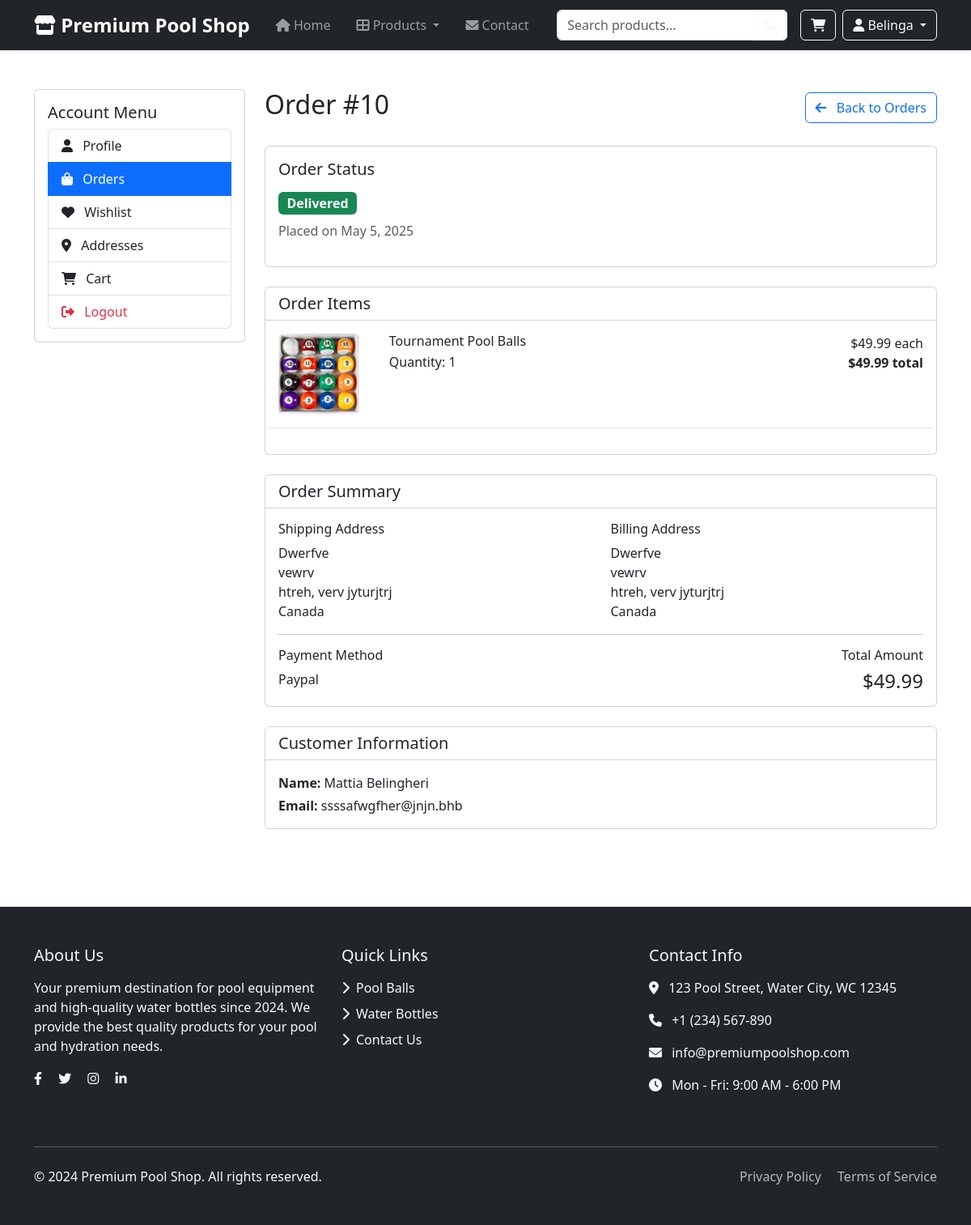
The app's page /orders/order_details.php?id=10 (signed in) with its own data.
### tables this page shows
CREATE TABLE `orders` (
  `id` int(11) NOT NULL,
  `user_id` int(11) NOT NULL,
  `total_amount` decimal(10,2) NOT NULL,
  `status` enum('pending','processing','shipped','delivered','cancelled') DEFAULT 'pending',
  `shipping_address` text NOT NULL,
  `billing_address` text NOT NULL,
  `payment_method` varchar(50) NOT NULL,
  `notes` text DEFAULT NULL,
  `created_at` timestamp NOT NULL DEFAULT current_timestamp(),
  `updated_at` timestamp NOT NULL DEFAULT current_timestamp() ON UPDATE current_timestamp()
);

CREATE TABLE `order_items` (
  `id` int(11) NOT NULL,
  `order_id` int(11) NOT NULL,
  `product_id` int(11) NOT NULL,
  `quantity` int(11) NOT NULL,
  `price` decimal(10,2) NOT NULL
);

CREATE TABLE `products` (
  `id` int(11) NOT NULL,
  `name` varchar(100) NOT NULL,
  `description` text DEFAULT NULL,
  `size` varchar(50) DEFAULT NULL,
  `weight` decimal(10,2) DEFAULT NULL,
  `price` decimal(10,2) NOT NULL,
  `stock_quantity` int(11) NOT NULL DEFAULT 0,
  `category_id` int(11) DEFAULT NULL
);

CREATE TABLE `users` (
  `id` int(11) NOT NULL,
  `username` varchar(50) NOT NULL,
  `email` varchar(100) NOT NULL,
  `password` varchar(255) NOT NULL,
  `first_name` varchar(50) NOT NULL,
  `last_name` varchar(50) NOT NULL,
  `address` text DEFAULT NULL,
  `city` varchar(100) DEFAULT NULL,
  `state` varchar(50) DEFAULT NULL,
  `country` varchar(50) DEFAULT NULL,
  `phone` varchar(20) DEFAULT NULL
);

### orders/order_details.php (the view, shortened to what this page needs)
<?php
require_once __DIR__ . "/../includes/config/functions.php";
$order_id = (int)$_GET['id'];
$order_sql = "SELECT o.*,
              u.first_name, u.last_name, u.email
              FROM orders o
              JOIN users u ON o.user_id = u.id
              WHERE o.id = ? AND o.user_id = ?";
$stmt = mysqli_prepare($conn, $order_sql);
mysqli_stmt_bind_param($stmt, "ii", $order_id, $_SESSION['user_id']);
mysqli_stmt_execute($stmt);
$order_result = mysqli_stmt_get_result($stmt);
$order = mysqli_fetch_assoc($order_result);
$items_sql = "SELECT oi.*, p.name,
              (SELECT image_url FROM product_images WHERE product_id = p.id AND image_order = 1 LIMIT 1) as product_image
              FROM order_items oi
              JOIN products p ON oi.product_id = p.id
              WHERE oi.order_id = ?";
$stmt = mysqli_prepare($conn, $items_sql);
mysqli_stmt_bind_param($stmt, "i", $order_id);
mysqli_stmt_execute($stmt);
$items_result = mysqli_stmt_get_result($stmt);
include __DIR__ . '/../includes/components/header.php';
?>
<div class="container py-5">
    <div class="row">
        <?php include __DIR__ . '/../includes/components/account_menu.php'; ?>
        <div class="col-md-9">
            <div class="d-flex justify-content-between align-items-center mb-4">
                <h2>Order #<?php echo $order['id']; ?></h2>
                <a href="orders.php" class="btn btn-outline-primary">
                    <i class="fas fa-arrow-left me-2"></i> Back to Orders
                </a>
            </div>
            <div class="card mb-4">
                <div class="card-body">
                    <div class="row">
                        <div class="col-md-6">
                            <h5 class="mb-3">Order Status</h5>
                            <span class="badge bg-<?php
                                echo match($order['status']) {
                                    'pending' => 'warning',
                                    'processing' => 'info',
                                    'shipped' => 'primary',
                                    'delivered' => 'success',
                                    'cancelled' => 'danger',
                                    default => 'secondary'
                                };
                            ?> fs-6">
                                <?php echo ucfirst($order['status']); ?>
                            </span>
                            <p class="text-muted mt-2">
                                Placed on <?php echo date('F j, Y', strtotime($order['created_at'])); ?>
                            </p>
                        </div>
                        <div class="col-md-6 text-md-end">
                        </div>
                    </div>
                </div>
            </div>
            <div class="card mb-4">
                <div class="card-header bg-white">
                    <h5 class="mb-0">Order Items</h5>
                </div>
                <div class="card-body">
                    <?php while ($item = mysqli_fetch_assoc($items_result)): ?>
                        <div class="row mb-3 pb-3 border-bottom">
                            <div class="col-md-2">
                                <?php if ($item['product_image']): ?>
                                    <img src="/E-commerce_Belingheri_Barlascini/<?php echo htmlspecialchars($item['product_image']); ?>"
                                         class="img-fluid rounded"
                                         alt="<?php echo htmlspecialchars($item['name']); ?>"
                                         style="width: 100px; height: 100px; object-fit: cover;">
                                <?php else: ?>
                                    <div class="bg-light rounded d-flex align-items-center justify-content-center" style="height: 100px;">
                                        <span class="text-muted">No image</span>
                                    </div>
                                <?php endif; ?>
                            </div>
                            <div class="col-md-6">
                                <h6 class="mb-1"><?php echo htmlspecialchars($item['name']); ?></h6>
                                <p class="mb-0">Quantity: <?php echo $item['quantity']; ?></p>
                            </div>
                            <div class="col-md-4 text-md-end">
                                <p class="mb-0">$<?php echo number_format($item['price'], 2); ?> each</p>
                                <p class="fw-bold">$<?php echo number_format($item['price'] * $item['quantity'], 2); ?> total</p>
                            </div>
                        </div>
                    <?php endwhile; ?>
                </div>
            </div>
            <div class="card mb-4">
                <div class="card-header bg-white">
                    <h5 class="mb-0">Order Summary</h5>
                </div>
                <div class="card-body">
                    <div class="row">
                        <div class="col-md-6">
                            <h6>Shipping Address</h6>
                            <address class="mb-0">
                                <?php echo nl2br(htmlspecialchars($order['shipping_address'])); ?>
                            </address>
                        </div>
                        <div class="col-md-6">
                            <h6>Billing Address</h6>
                            <address class="mb-0">
                                <?php echo nl2br(htmlspecialchars($order['billing_address'])); ?>
                            </address>
                        </div>
                    </div>
                    <hr>
                    <div class="row">
                        <div class="col-md-6">
                            <h6>Payment Method</h6>
                            <p class="mb-0"><?php echo ucfirst($order['payment_method']); ?></p>
                        </div>
                        <div class="col-md-6 text-md-end">
                            <h6>Total Amount</h6>
                            <p class="h4 mb-0">$<?php echo number_format($order['total_amount'], 2); ?></p>
                        </div>
                    </div>
                </div>
            </div>
            <div class="card">
                <div class="card-header bg-white">
                    <h5 class="mb-0">Customer Information</h5>
                </div>
                <div class="card-body">
                    <div class="row">
                        <div class="col-md-6">
                            <p class="mb-1">
                                <strong>Name:</strong> <?php echo htmlspecialchars($order['first_name'] . ' ' . $order['last_name']); ?>
                            </p>
                            <p class="mb-0">
                                <strong>Email:</strong> <?php echo htmlspecialchars($order['email']); ?>
                            </p>
                        </div>
                    </div>
                </div>
            </div>
        </div>
    </div>
</div>
<?php include __DIR__ . '/../includes/components/footer.php'; ?>

### records on screen
orders: id "10", status "Delivered", created_at "May 5, 2025", shipping_address "Dwerfve vewrv htreh, verv jyturjtrj Canada", billing_address "Dwerfve vewrv htreh, verv jyturjtrj Canada", payment_method "Paypal", total_amount "49.99", user.last_name "Mattia Belingheri", user.email "ssssafwgfher@jnjn.bhb"
order_items: product.name "Tournament Pool Balls", quantity "1", price "49.99", $item['price']*$item['quantity'] "49.99"

### other values on screen
getCurrentUsername() "Belinga"
